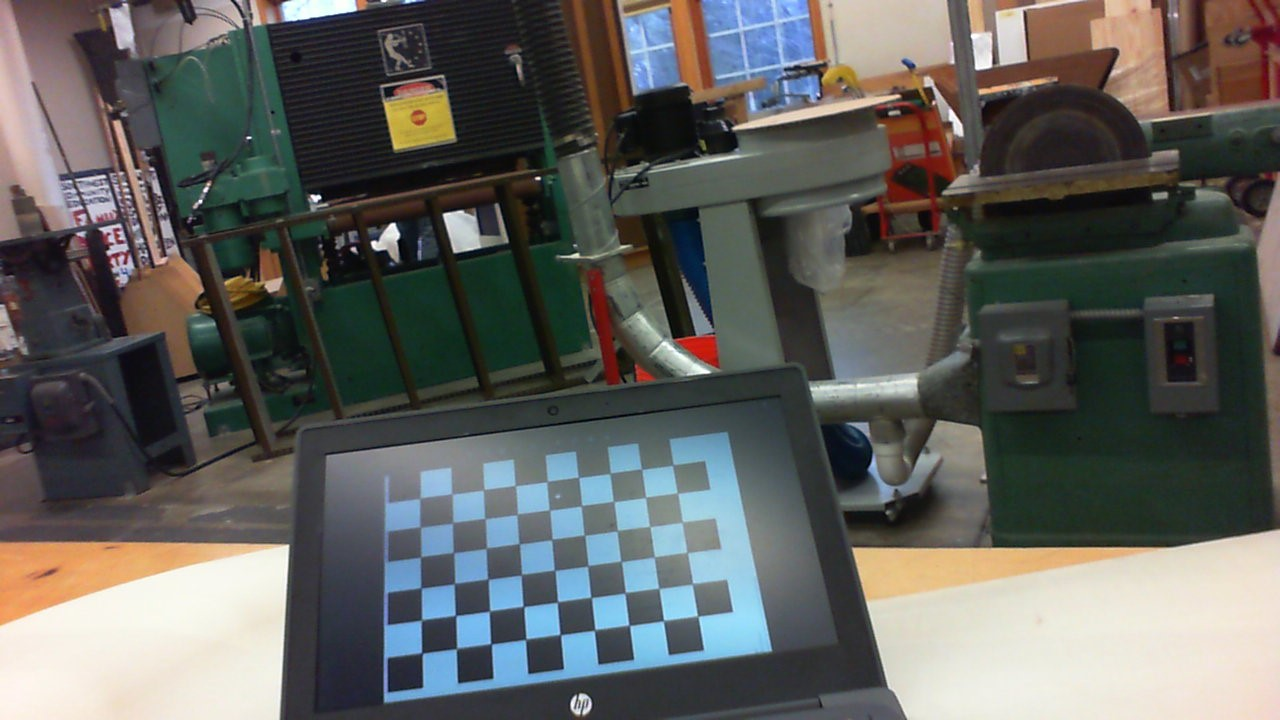
#> input picture Vision/checkerboards/WIN_20211116_16_05_41_Pro.jpg, 1280 x 720 px
$ python -i Vision_Processing.py   (imports and definitions only)
#> lines starting #> are read from the running program, lines starting #| are printed output that depends on the picture; after the words box and inside, x2 and y2 are one past the last pixel; in counts of white or black regions, pixels touching at a corner belong together
import cv2
import numpy as np
import math
import glob
import struct
import threading
import time
import sched
from messengerclient import MessengerClient


class Vision:

    experimental = True
    isclient = False
    saveVideo = False

    instanceNumber = None
    savedVideo = None

    baseline = 7.38 # Distance between cameras (Units here affect distance units)
    alpha = 59.7 # Horizontal FOV in degrees
    beta = 31.5 # Vertical FOV in degrees

    targetWidth = 6.5 # Real life measurement for target object (Used for accuracy measurement, optional)

    boundingColor = (121, 82, 179)
    contourColor = (255, 193, 7)


    # Default values for object detection (Also used for locked mode)
    h_min = 0
    h_max = 255
    s_min = 0
    s_max = 255
    v_min = 0
    v_max = 255
    TLow = 0
    exposure = 0

    pixDistanceX = None
    pixDistanceY = None

    if isclient:
        client = MessengerClient("localhost", 8341, "Vision")

    def empty(self,a):
        pass

    def __init__(self,instanceName):
        self.readValues()
        self.instanceNumber = instanceName

        if self.experimental:

            # Create sliders
            cv2.namedWindow("Track Bars " + str(self.instanceNumber))
            cv2.resizeWindow("Track Bars " + str(self.instanceNumber), 1000,500)
            cv2.createTrackbar("Hue Min","Track Bars " + str(self.instanceNumber),self.h_min,179,self.empty)
            cv2.createTrackbar("Hue Max","Track Bars " + str(self.instanceNumber),self.h_max,179,self.empty)
            cv2.createTrackbar("Saturation Min","Track Bars " + str(self.instanceNumber),self.s_min,255,self.empty)
            cv2.createTrackbar("Saturation Max","Track Bars " + str(self.instanceNumber),self.s_max,255,self.empty)
            cv2.createTrackbar("Value Min","Track Bars " + str(self.instanceNumber),self.v_min,255,self.empty)
            cv2.createTrackbar("Value Max","Track Bars " + str(self.instanceNumber),self.v_max,255,self.empty)
            cv2.createTrackbar("Thresh Low", "Track Bars " + str(self.instanceNumber), self.TLow , 255, self.empty)
            cv2.createTrackbar("Exposure","Track Bars " + str(self.instanceNumber), self.exposure,200, self.empty)

        if self.saveValues:
            fourcc = cv2.VideoWriter_fourcc(*'XVID')
            self.savedVideo = cv2.VideoWriter("/Vision/SavedGames/" + str(instanceName)+"_"+str(time.time), fourcc, 30,(320,240))

    # [5 lines left out: function saveValues, not called in this run]
    def readValues(self):
        settings = open('Vision/config.txt','r')
#> (reads Vision/config.txt from the repository)
        values = settings.readlines()
        i=0
        while i <= len(values)-1:
            values[i] = values[i].strip()
            i+=1
        self.h_min, self.h_max, self.s_min,self.s_max,self.v_min,self.v_max,self.TLow,self.exposure = [int(i) for i in values]


    # Scans camera ports to find working ones
    # [13 lines left out: function scanCameras, not called in this run]

    # Math setup
    def setFrameShape(self,frame):
        self.pixDistanceX = (.5*frame.shape[1])/(math.tan(math.radians(.5*self.alpha)))
        self.pixDistanceY = (.5*frame.shape[0])/(math.tan(math.radians(.5*self.beta)))

    # Locks values to what is currently on the sliders
    # [9 lines left out: function lockExperimental, not called in this run]


    # Create a camera calibration profile
    def calibrateCameraInit(self):
        checkerboard = (6,9) # Dimentions of checkerboard in boxes
        criteria = (cv2.TermCriteria_EPS + cv2.TermCriteria_MAX_ITER, 30, 0.001)

        # Create a vecotr to store vecots of 3D points for each checkerboard image
        objpoints = []
        # Vector to store 2D points
        imgpoints = []

        objp = np.zeros((1, checkerboard[0] * checkerboard[1], 3), np.float32)
        objp[0,:,:2] = np.mgrid[0:checkerboard[0],0:checkerboard[1]].T.reshape(-1,2)

        images = glob.glob('Vision/checkerboards/*.jpg')
        for fname in images:
            img = cv2.imread(fname)
#> img is the input picture: shape (720, 1280, 3); mean B, G, R 93.4, 96.7, 96.1
            gray = cv2.cvtColor(img,cv2.COLOR_BGR2GRAY)
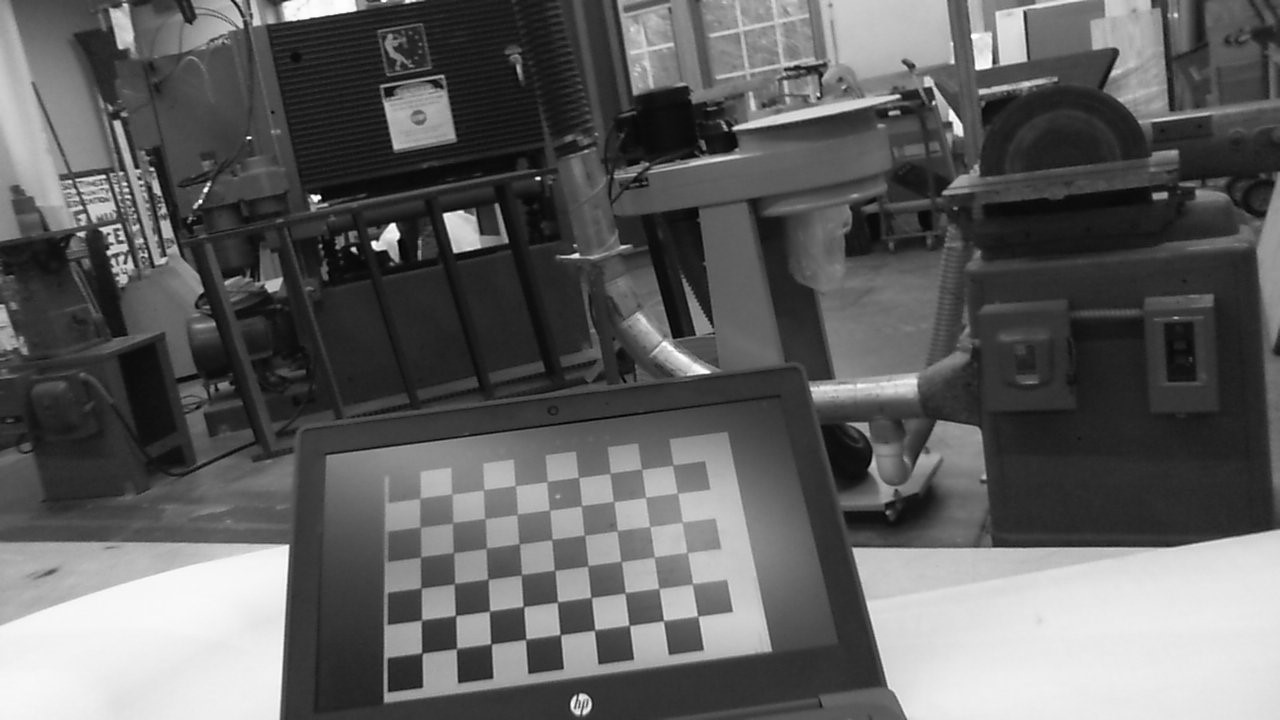
#> gray: shape (720, 1280); min 0, max 255, mean 96.1
            # Find the corners
            ret, corners = cv2.findChessboardCorners(gray,checkerboard,cv2.CALIB_CB_ADAPTIVE_THRESH + cv2.CALIB_CB_FAST_CHECK + cv2.CALIB_CB_NORMALIZE_IMAGE)
#> ret = True; corners = 54 rows, first 8: [422.1, 652.7], [421.8, 620.4], [420.9, 587.7], [420.8, 557], [420.6, 527], [419.8, 498.9], [456.6, 648.8], [455.7, 615.2]
            # If criterion is met, refine the corners
            if ret == True:
                objpoints.append(objp)
                corners2 = cv2.cornerSubPix(gray, corners, (11,11),(-1,-1),criteria)
#> corners2 = 54 rows, first 8: [421.9, 653.1], [421.5, 619.9], [421.1, 588], [420.6, 556.8], [420, 527.1], [420.1, 498], [456.6, 648.5], [455.5, 615.5]

                imgpoints.append(corners2)


                img = cv2.drawChessboardCorners(img, checkerboard,corners2,ret)
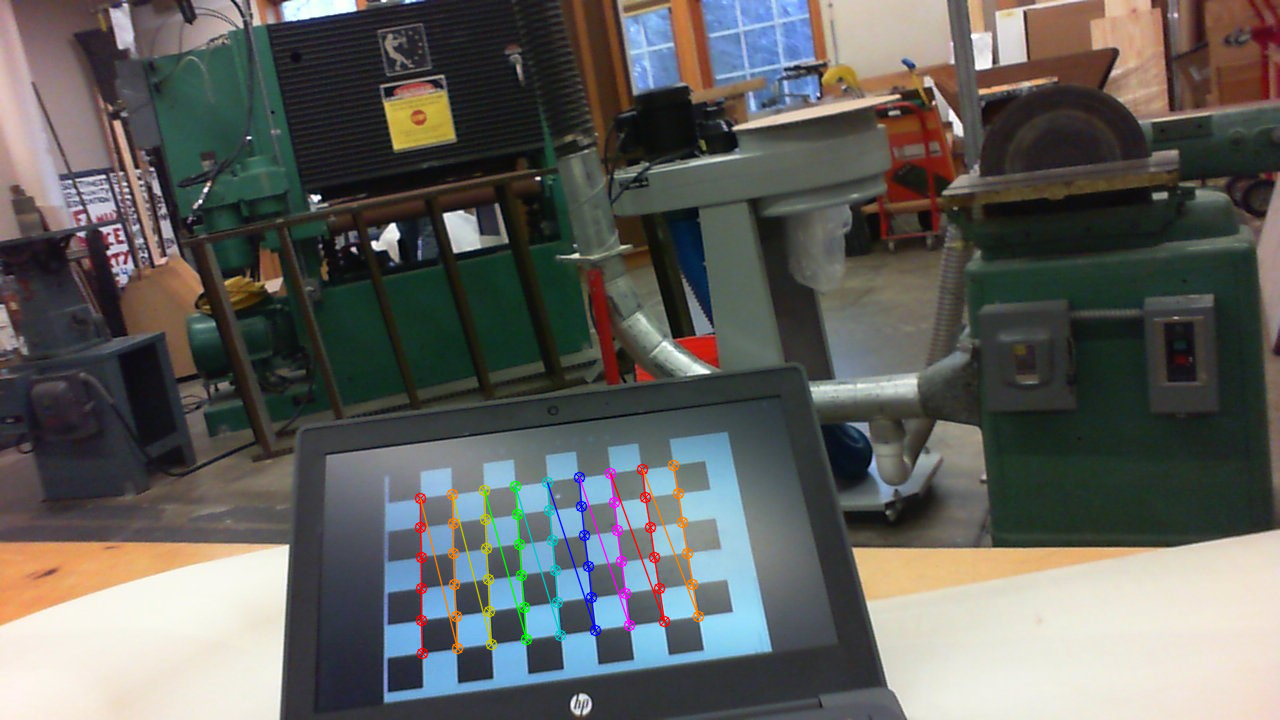
#> img: shape (720, 1280, 3); 1.31% of pixels changed, all inside (x1, y1, x2, y2) = (414, 459, 705, 660)
#> pass 2 of the loop in calibrateCameraInit, `for fname in images:`:
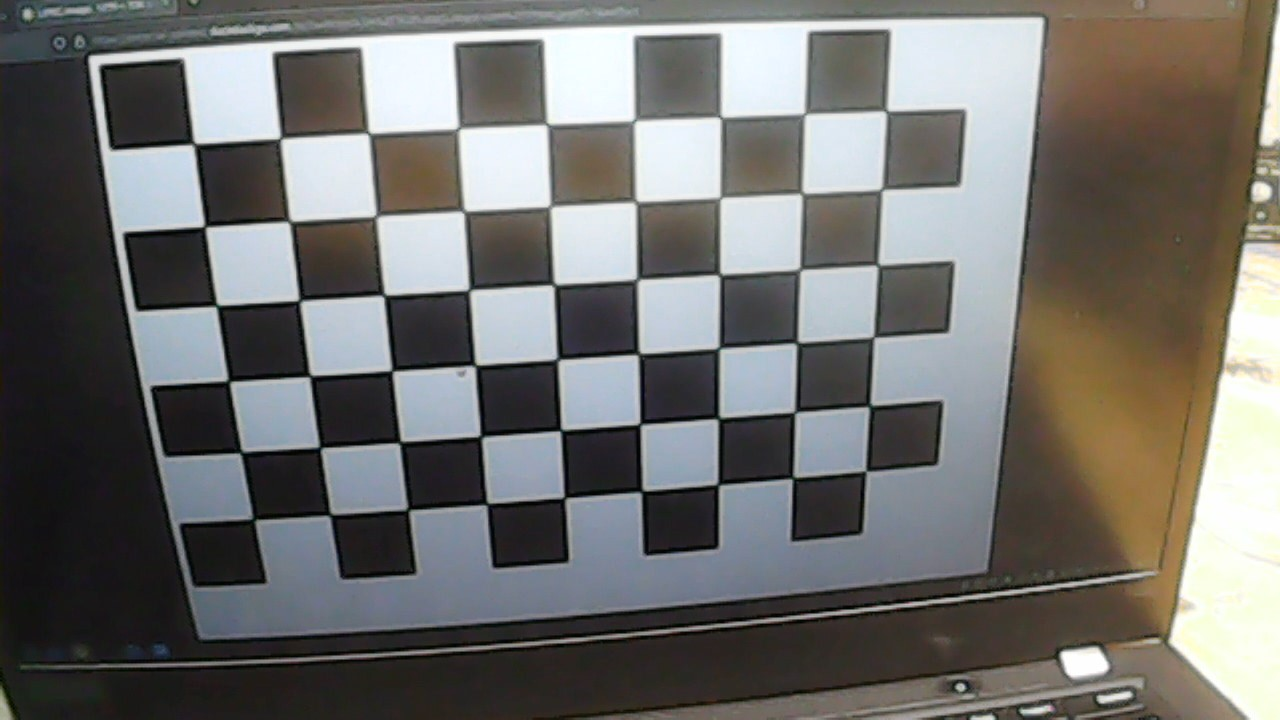
#> input picture Vision/checkerboards/new-checkerboard.jpg, 1280 x 720 px
#> in calibrateCameraInit, img is the input picture: shape (720, 1280, 3); mean B, G, R 109.1, 111.6, 112.5
#> in calibrateCameraInit, `gray = cv2.cvtColor(img,cv2.COLOR_BGR2GRAY)`:
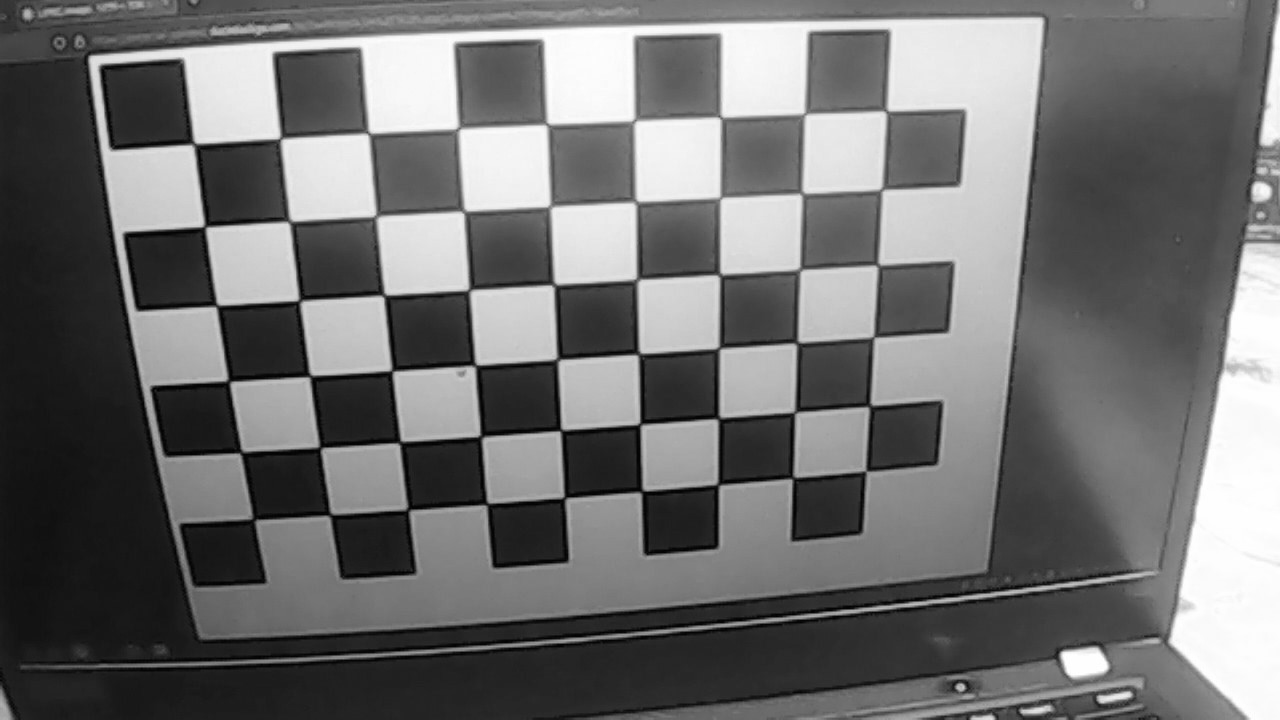
#> gray: shape (720, 1280); min 0, max 255, mean 111.6
#> corners = 54 rows, first 8: [254.2, 520.5], [241, 451.9], [229, 380.9], [216.2, 305.6], [204.6, 227], [194.3, 143.2], [329.7, 514.8], [320.3, 447.2]
#> corners2 = 54 rows, first 8: [253.5, 519.3], [241.1, 452.4], [228.7, 381.1], [216.7, 305.6], [204.8, 226.6], [193.9, 143.9], [330.1, 514.8], [319.9, 447.5]
#> in calibrateCameraInit, `img = cv2.drawChessboardCorners(img, checkerboard,corners2,ret)`:
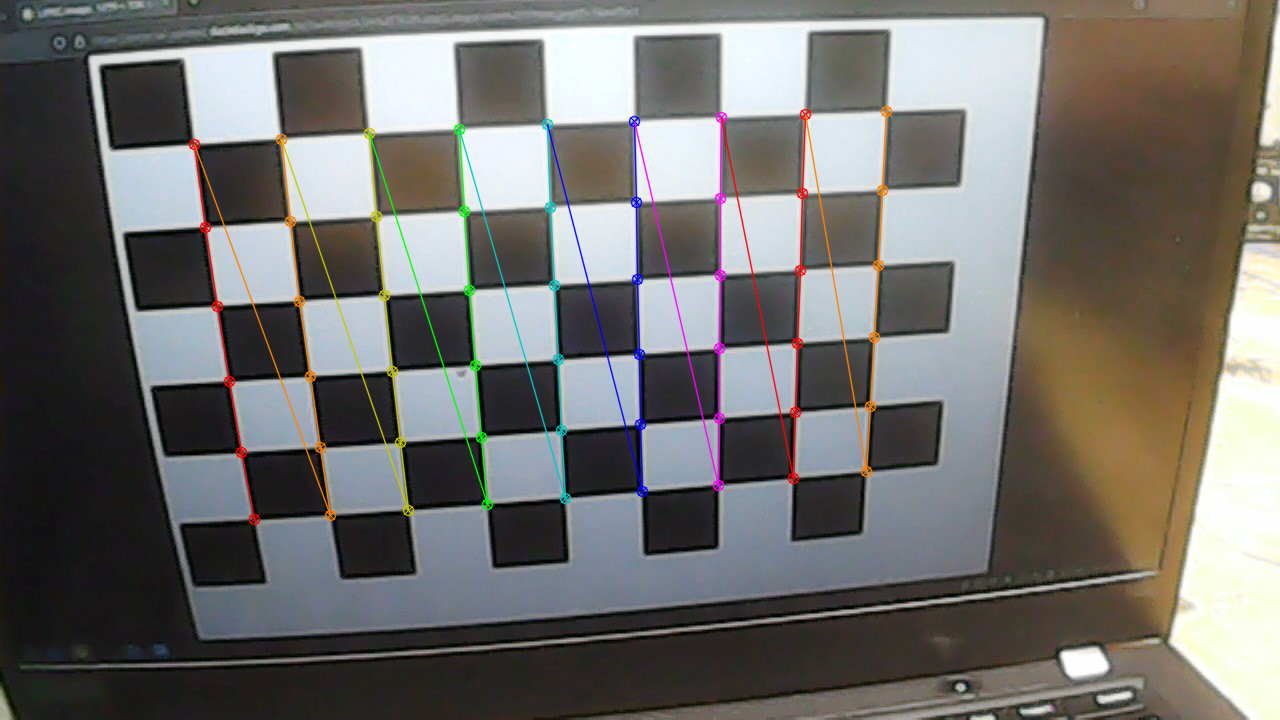
#> img: shape (720, 1280, 3); 2.53% of pixels changed, all inside (x1, y1, x2, y2) = (188, 105, 893, 526)

        h,w = img.shape[:2]
#> h = 720; w = 1280

        ret, mtx, dist, rvecs, tvecs = cv2.calibrateCamera(objpoints, imgpoints, gray.shape[::-1], None, None)
#> ret = 0.298; mtx = [[1122.9, 0, 730.2], [0, 1119.3, 185.5], [0, 0, 1]]; dist = [[-0.0861, -0.377, 0.0153, 0.0052, 0.535]]; rvecs = ([-0.532, -0.69, -1.64], [0.404, 0.136, -1.57]); tvecs = ([-8.84, 13.25, 31.14], [-6.08, 4.19, 13.71])

        newcameramtx, roi = cv2.getOptimalNewCameraMatrix(mtx, dist, (w,h), 1, (w,h))
#> newcameramtx = [[1043.3, 0, 745], [0, 1042.2, 198.3], [0, 0, 1]]; roi = (26, 24, 1243, 677)

        dst = cv2.undistort(img,mtx,dist,None,newcameramtx)
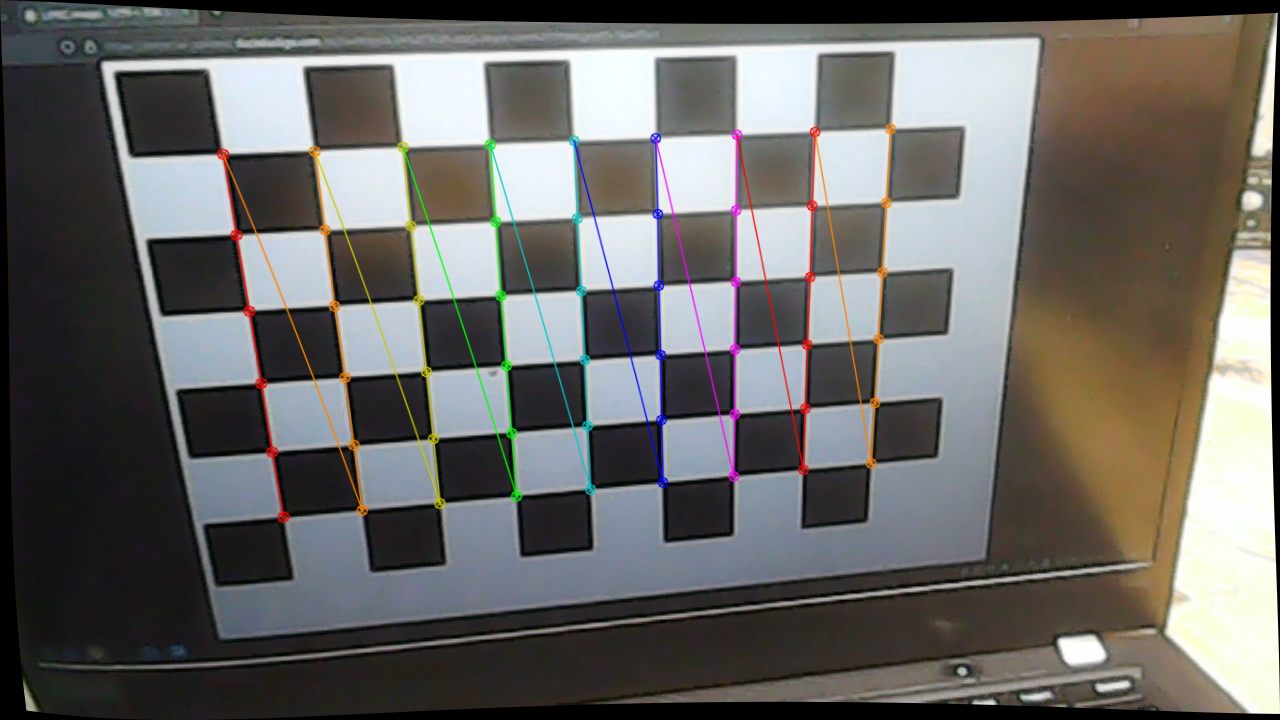
#> dst: shape (720, 1280, 3); mean B, G, R 101.4, 104.2, 105.7

        x,y,w,h = roi
#> x = 26; y = 24; w = 1243; h = 677
        dst = dst[y:y+h,x:x+w]
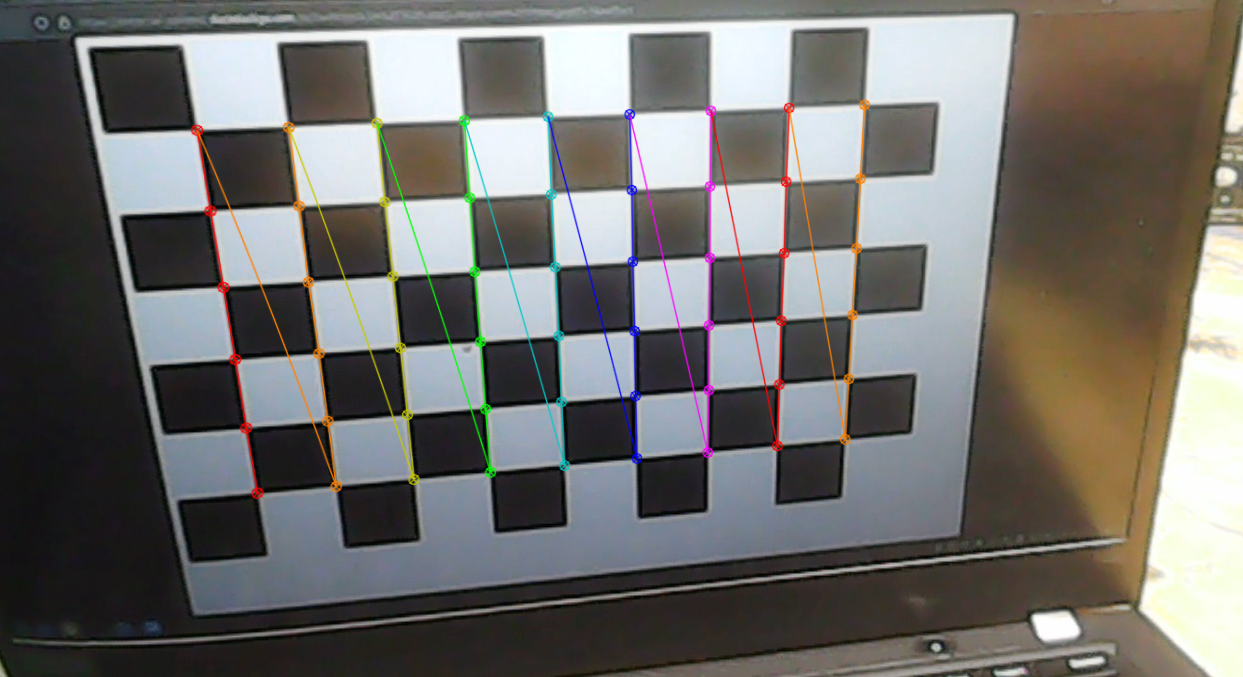
#> dst: shape (677, 1243, 3); mean B, G, R 108.2, 111.1, 112.7


        return(mtx,dist,newcameramtx,roi)


    # Use calibration profile to calibrate an image or frame
    # [342 lines left out: functions calibrateCamera, objectDetection, stereoVision, solveGlobal, visualizer, run_single_camera and 1 more, not called in this run]

def stereoThread(instanceName, leftCamera, rightCamera):
    vision = Vision(instanceName)
    vision.run_stereo(leftCamera,rightCamera)

def singleCamThread(instanceName, camera):
    vision = Vision(instanceName)
    vision.run_single_camera(camera)


# Multithreading

# vision1 = Vision(1)
# vision2 = Vision(2)

t2 = threading.Thread(target=singleCamThread, args=("Laptop camera",-2,))
# [16 lines not run here, left out]

>>> result = Vision('resources/Paper.jpg').calibrateCameraInit()
#> result = ([[1122.9, 0, 730.2], [0, 1119.3, 185.5], [0, 0, 1]], [[-0.0861, -0.377, 0.0153, 0.0052, 0.535]], [[1043.3, 0, 745], [0, 1042.2, 198.3], [0, 0, 1]], (26, 24, 1243, 677))
